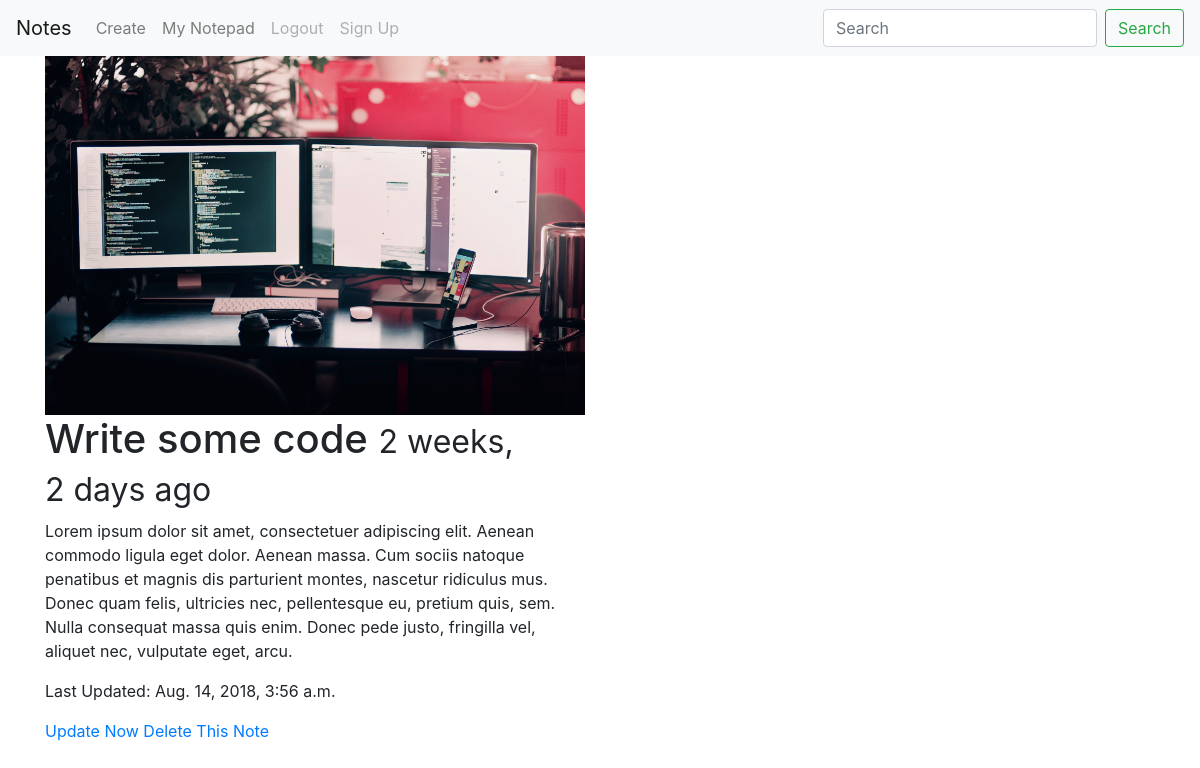
Page /entries/1/ (signed in) on the earlier database version.
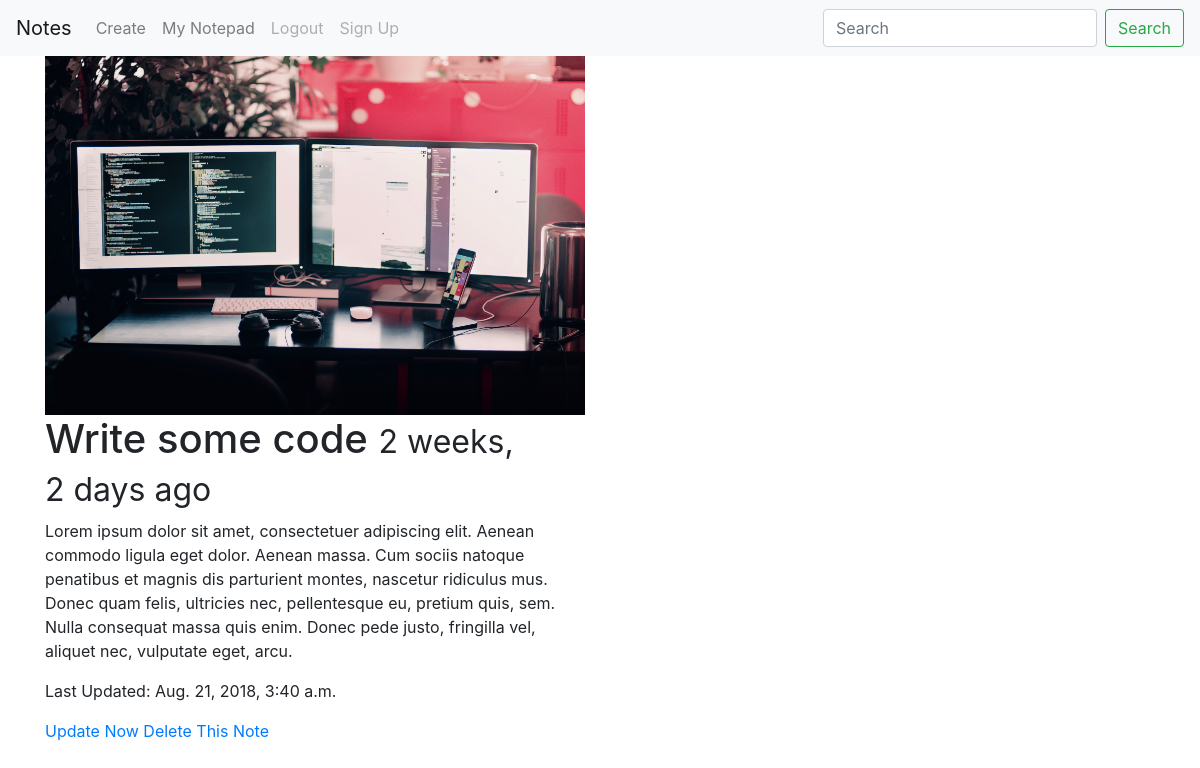
Same page on the later database version.
### notes/models.py (models this page shows, shortened)
class Entry(models.Model):
    user = models.ForeignKey(User, on_delete=models.CASCADE)
    title = models.CharField(max_length=120)
    description = models.TextField()
    timestamp = models.DateTimeField(auto_now_add=True)  # moment it's added
    updated = models.DateTimeField(auto_now=True)  # moment it's updated
    image = models.ImageField(null=True, blank=True)
    def get_update_url(self):
        return '/entries/{0}/update/'.format(self.id)
    def get_delete_url(self):
        return '/entries/{0}/delete/'.format(self.id)

### notes/views.py (the view)
# urls.py: path('<int:id>/', entry_detail, name="entry-detail"),
@login_required
def entry_detail(request, id):
    note = get_object_or_404(Entry, id=id)
    context = {
        'object': note
    }
    return render(request, 'notes/entries_detail.html', context)

### notes/templates/notes/entries_detail.html
{% extends 'base.html' %} {% block content %}
<div class="container">
  <div class="row">
    <div class="col-sm-offset-3 col-sm-6">
      <div class="thumbnail">
        <img src="{{ object.image.url }}" class='img-fluid'>
      </div>
      <h1>{{ object.title }} <small>{{ object.timestamp|timesince }} ago</small></h1>
      <p>{{ object.description }}</p>
      <p>Last Updated: {{ object.updated }}</p>
      <a href="{{ object.get_update_url }}">Update Now</a>
      <a href="{{ object.get_delete_url }}">Delete This Note</a>
    </div>
  </div>
</div>
{% endblock %}

Differences in the rows shown:
changed Entry "Write some code": updated "Aug. 14, 2018, 3:56 a.m." → "Aug. 21, 2018, 3:40 a.m."
